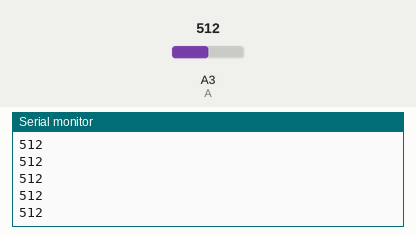
Bench run of a sketch on a simulated Arduino Uno, built with avr-gcc and run on an emulated ATmega328P. Shown: the last lines printed to the serial monitor. The test bench sets the inputs (shaded band); at power-on: A3 (A) = 512.

Above: at 1.2 s.
1.3 s: A3 (A) set to 716
At 1.56 s:
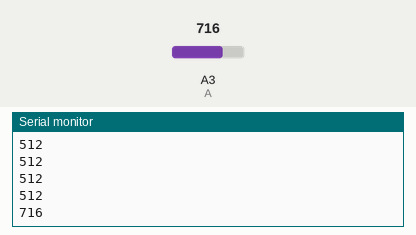
2.8 s: A3 (A) set to 900
At 2.96 s:
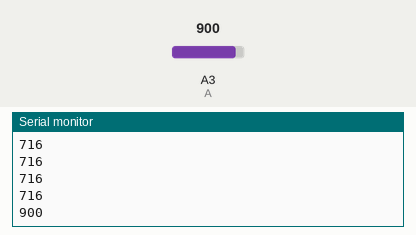
Timing chart, 0 to 5.8 s (numbered marks = the images above; inputs shaded):
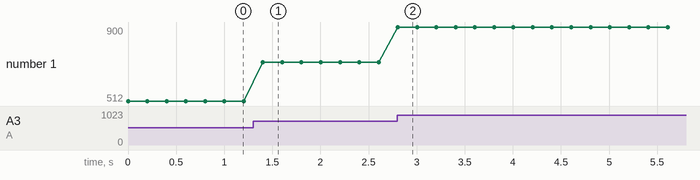

Measured:
- after the input at 1.3 s, the serial monitor: prints a new line after 0.10 s (image 1)
- after the input at 2.8 s, the serial monitor: prints a new line at once (image 2)
- plotted number 1: 512 → 716 after the input at 1.3 s, 716 → 900 after the input at 2.8 s

The sketch:

Basic_ir.ino
```cpp
int A=A3;

void setup()
{
  Serial.begin(9600);
}
void loop()
{
  Serial.println(analogRead(A));
  delay(200);
}
```
